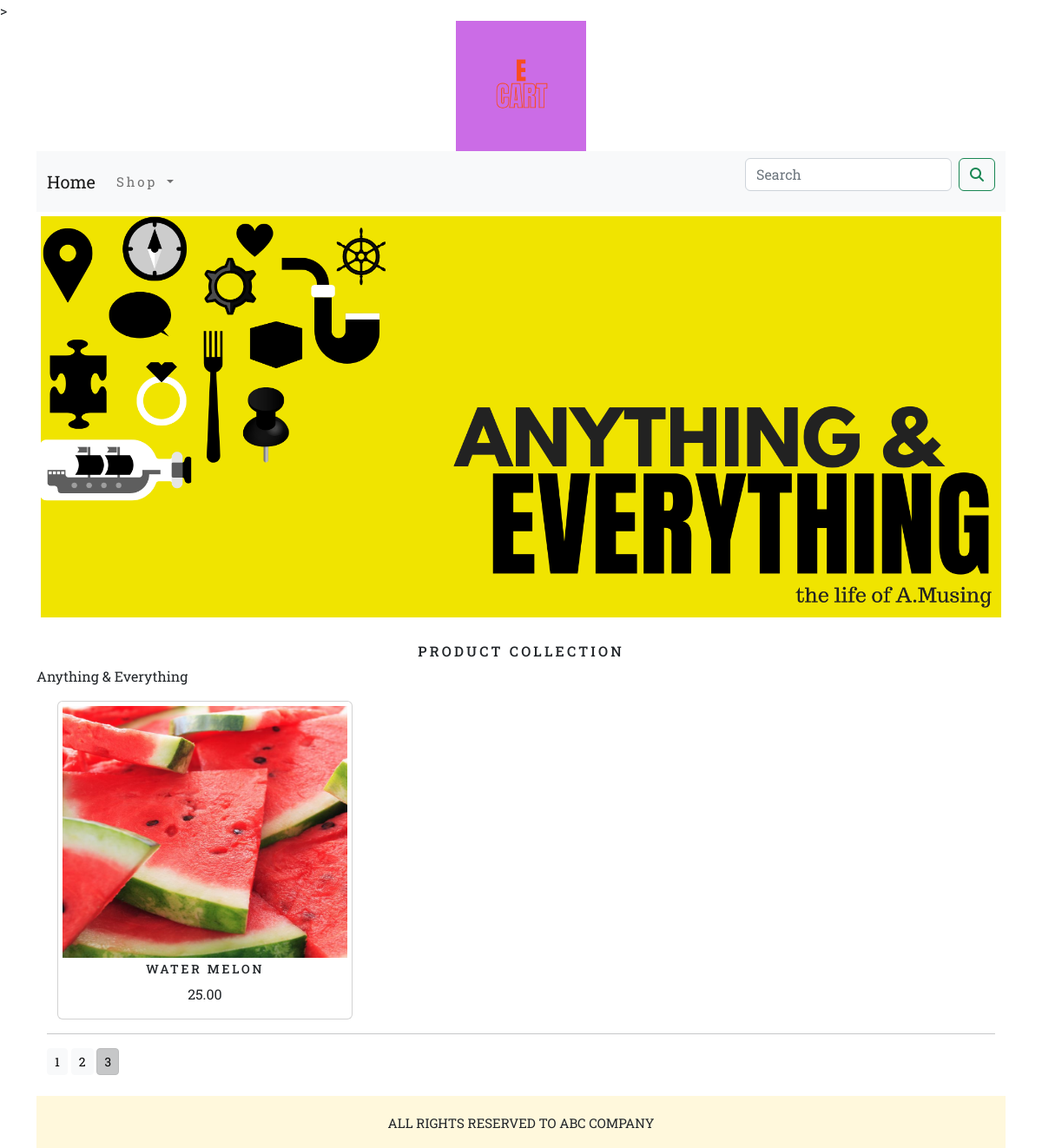
Page /ecommerceapp/?page=3 on the committed database.
### ecommerceapp/models.py (models this page shows, shortened)
class Product(models.Model):
    name = models.CharField(max_length=150, unique=True)
    slug = models.SlugField(max_length=150, unique=True)
    description = models.TextField(blank=True)
    price = models.DecimalField(max_digits=10,decimal_places=2)
    category=models.ForeignKey(Category,on_delete=models.CASCADE)
    image = models.ImageField(upload_to='product', blank=True)
    stock = models.IntegerField()
    available=models.BooleanField(default=True)
    created = models.DateTimeField(auto_now_add=True)
    updated = models.DateTimeField(auto_now=True)
    def get_url(self):
        return reverse('ecommerceapp:ProDetail',args=[self.category.slug,self.slug])
    class Meta:
        ordering = ('name',)
        verbose_name = 'product'
        verbose_name_plural = 'products'

### ecommerceapp/views.py (the view)
# urls.py: path('',views.AllProdCat,name='AllProdCat'),
def AllProdCat(request,c_slug=None):
    c_page = None
    product_list = None
    if c_slug != None:
        c_page = get_object_or_404(Category,slug=c_slug)
        product_list = Product.objects.all().filter(category=c_page,available=True)
    else:
        product_list= Product.objects.all().filter( available=True)
    paginator=Paginator(product_list,6)
    try:
        page=int(request.GET.get('page','1'))
    except:
        page=1
    try:
        products=paginator.page(page)
    except (EmptyPage,InvalidPage):
        products=paginator.page(paginator.num_pages)
    return render(request,'category.html',{'c_page':c_page,'products':products})

### cart_app/context__processors.py (called while the page is built)
def counter(request):
    item_count= 0
    if 'admin' in request.path :
        return {}
    else:
        try:
            cart=Cart.objects.filter(cart_id=_cart_id(request))
            cart_items=CartItem.objects.all().filter(cart=cart[:1])
            for cart_item in cart_items:
                item_count += cart_item.quantity
        except Cart.DoesNotExist:
            item_count = 0
    return dict(item_count=item_count)

### cart_app/views.py (called while the page is built)
def _cart_id(request):
    cart= request.session.session_key
    if not cart:
        cart=request.session.create()
    return cart

### ecommerceapp/context_processors.py (called while the page is built)
def menu_links(request):
    links=Category.objects.all()
    return dict(links=links)

### ecommerceapp/models.py (called while the page is built)
    def get_url(self):
        return reverse('ecommerceapp:product_by_category',args=[self.slug])

### templates/category.html (shortened to what this page needs)
{% extends 'base.html' %}
{% load static %}
{% block content %}
        <div class="mx-auto">
    {% if category %}
            <img src="{{ category.image.url }}" alt="{{category.name}}">
        </div>
            <br>
        <div>
            <h1 class="text-center my_title"> {{category.name}} </h1>
            <P class="text-justify"> {{category.description}} </P>
        </div>
    {% else %}
        <div>
            <img class="my_image_padding" src="{% static 'img/banner.png' %}" alt="banner" width="100%" >
        </div>
        <br>
        <div>
            <h1 class="text-center my_title">Product Collection</h1>
            <p class="text-justify">Anything & Everything</p>
        </div>
    {% endif %}
    <div class="container">
        <div class="row mx-auto">
            {% for product in products %}
                <div class="my_bottom_margin col-9 col-sm-12 col-md-4 col-lg-4">
                     <div class="card text-center" style="min-width:18rem;">
                        <a href="{{product.get_url}}"><img src="{{product.image.url}}" class="card-img-top my_image_padding" width="300px" height="300px" alt="{{product.name}}" ></a>
                        <div class="card_body">
                            <h4> {{product.name}}</h4>
                            <p>{{product.price}}</p>
                        </div>
                     </div>
                </div>
            {% endfor %}
        </div>
        <div class="mx-auto">
            {% if products.paginator.num_pages > 1 %}
                <hr>
                <div class="text center">
                    {% for pg in products.paginator.page_range %}
                        <a href="?page={{pg}}" class="btn btn-light btn-sm {% if products.number == pg %} active {% endif %}">{{pg}}</a>
                    {% endfor %}
                </div>
            {% endif %}
        </div>
        <br>
    </div>
{% endblock %}

### static/css/custom.css (style rules this page uses)
body { font-family: 'Roboto Slab', serif; }
.my_title { font-size:16px; text-transform:uppercase; letter-spacing:.2em; }
.my_image_padding { padding: 5px; }
.my_bottom_margin { bottom-margin:10px; }
.card_body h4 { font-size:14px; text-transform:uppercase; letter-spacing:.2em; }

### rows in the picture
Product: image (picture), name "WATER MELON", price "25.00"

### other values in the picture
{{ pg }} "1" "2" "3"
